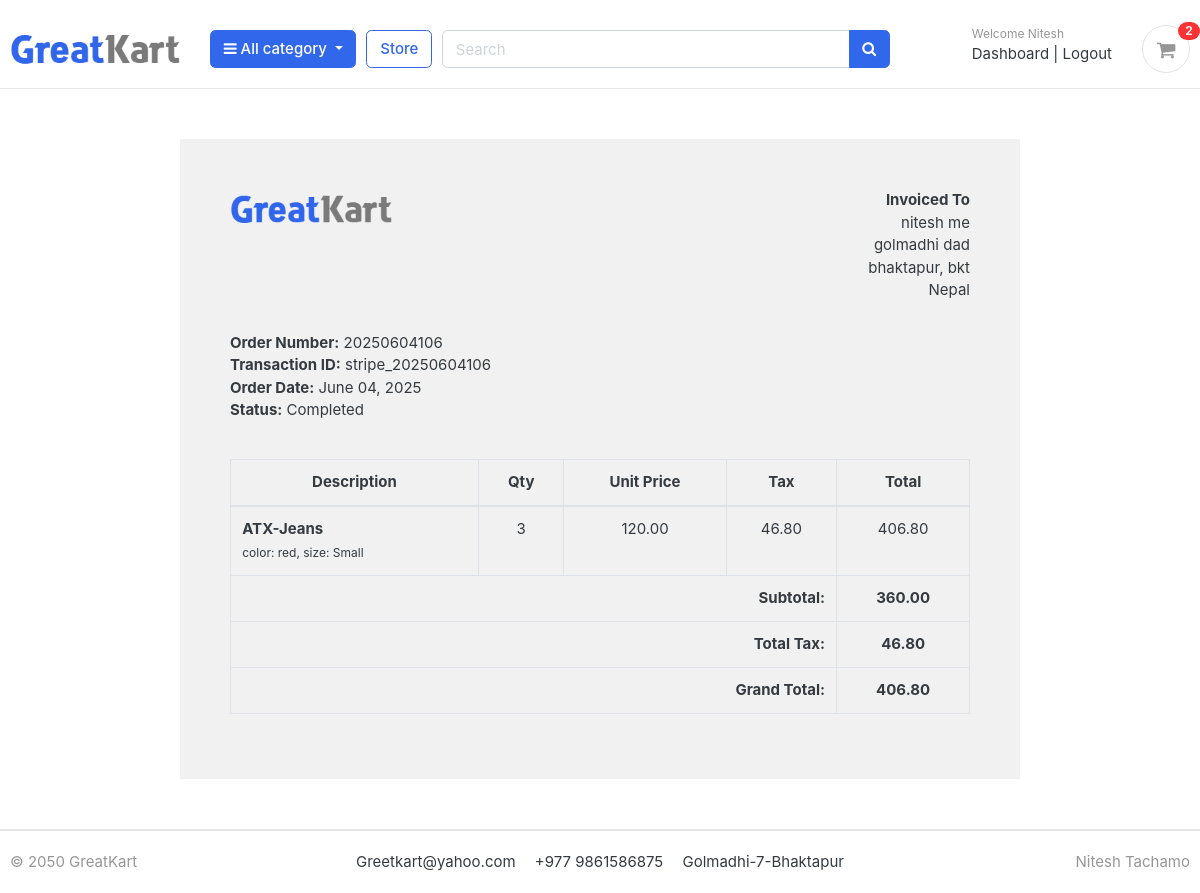
Screenshot of /accounts/order_detail/20250604106/ (signed in) with the database file from the repository.
### accounts/models.py (models this page shows, shortened)
class Account(AbstractBaseUser):
    first_name=models.CharField(max_length=50)
    last_name=models.CharField(max_length=50)
    username=models.CharField(max_length=50,unique=True)
    email=models.EmailField(max_length=100,unique=True)
    phone_number=models.CharField(max_length=50)
    date_joined=models.DateTimeField(auto_now_add=True)
    last_login=models.DateTimeField(auto_now_add=True)
    is_admin =models.BooleanField(default=False)
    is_staff =models.BooleanField(default=False)
    is_active =models.BooleanField(default=False)
    is_superadmin =models.BooleanField(default=False)
    USERNAME_FIELD='email'
    REQUIRED_FIELDS=['username','first_name','last_name']
    objects=MyAccountManager()

### orders/models.py (models this page shows, shortened)
class Order(models.Model):
    STATUS_CHOICES = (
    ('New', 'New'),
    ('Accepted', 'Accepted'),
    ('Completed', 'Completed'),
    ('Cancelled', 'Cancelled'),
    )
    user = models.ForeignKey(Account, on_delete=models.SET_NULL, null=True)
    payment = models.ForeignKey('Payment', on_delete=models.SET_NULL, blank=True, null=True)
    order_number = models.CharField(max_length=20)
    first_name = models.CharField(max_length=50)
    last_name = models.CharField(max_length=50)
    phone = models.CharField(max_length=15)
    email = models.EmailField(max_length=100)
    address_line_1 = models.CharField(max_length=100)
    address_line_2 = models.CharField(max_length=100, blank=True)
    country = models.CharField(max_length=50)
    state = models.CharField(max_length=50)
    city = models.CharField(max_length=50)
    order_note = models.TextField(blank=True)
    order_total = models.FloatField()
    tax = models.FloatField()
    status = models.CharField(max_length=10, choices=STATUS_CHOICES, default='New')
    ip = models.CharField(max_length=20, blank=True)
    is_ordered = models.BooleanField(default=False)
    created_at = models.DateTimeField(auto_now_add=True)
    updated_at = models.DateTimeField(auto_now=True)
    def full_name(self):
        return f'{self.first_name} {self.last_name}'
    def full_address(self):
        return f'{self.address_line_1} {self.address_line_2}'

class Payment(models.Model):
    user=models.ForeignKey(Account,on_delete=models.CASCADE)
    payment_id = models.CharField(max_length=100, primary_key=True)
    payment_method = models.CharField(max_length=100)
    amount_paid=models.CharField(max_length=50)
    status=models.CharField(max_length=50)
    created_at=models.DateTimeField(auto_now_add=True)

class OrderProduct(models.Model):
    order = models.ForeignKey(Order, on_delete=models.CASCADE)
    payment = models.ForeignKey(Payment, on_delete=models.SET_NULL, blank=True, null=True)
    user = models.ForeignKey(Account, on_delete=models.CASCADE)
    product = models.ForeignKey(Product,on_delete=models.CASCADE)
    variations = models.ManyToManyField(Variation, blank=True)  # For size, color, etc.
    tax = models.DecimalField(max_digits=10, decimal_places=2, default=Decimal('0.00'))
    quantity = models.IntegerField()
    product_price = models.FloatField()
    ordered = models.BooleanField(default=False)
    created_at = models.DateTimeField(auto_now_add=True)
    updated_at = models.DateTimeField(auto_now=True)

### store/models.py (models this page shows, shortened)
class Product(models.Model):
    product_name=models.CharField(max_length=200,unique=True)
    slug=models.SlugField(max_length=255,unique=True)
    description =models.TextField(max_length=500,blank=True)
    price=models.IntegerField()
    images=models.ImageField(upload_to='photos/products')
    stock=models.IntegerField()
    is_available=models.BooleanField(default=True)
    category =models.ForeignKey(Category,on_delete=models.CASCADE)
    created_date=models.DateTimeField(auto_now_add=True)
    modified_date=models.DateTimeField(auto_now=True)

class Variation(models.Model):
    product=models.ForeignKey(Product,on_delete=models.CASCADE)
    variation_category=models.CharField(max_length=100,choices=variation_category_choice)
    variation_value=models.CharField(max_length=100)
    is_active=models.BooleanField(default=True)
    created_data=models.DateTimeField(auto_now_add=True)
    objects=VariationManager()

### accounts/views.py (the view)
# urls.py: path('order_detail/<int:order_id>/',views.order_detail,name="order_detail"),
@login_required
def order_detail(request, order_id):
    order = get_object_or_404(Order, order_number=order_id)
    payment = order.payment
    order_items = OrderProduct.objects.filter(order=order)
    subtotal = Decimal('0.00')
    total_tax = Decimal('0.00')
    for item in order_items:
        price = Decimal(str(item.product_price))
        quantity = item.quantity
        item_total = price * quantity
        tax = item_total * Decimal('0.13')  # assuming 13% tax
        subtotal += item_total
        total_tax += tax
        item.total = item_total + tax
        item.tax = tax  # set dynamically for template use
    grand_total = subtotal + total_tax
    context = {
        'order_detail': order_items,
        'order': order,
        'payment': payment,
        'subtotal': subtotal,
        'total_tax': total_tax,
        'grand_total': grand_total,
    }
    return render(request, 'accounts/order_detail.html', context)

### carts/context_processors.py (called while the page is built)
def counter(request):
    cart_count=0
    if 'admin' in request.path:
        return{}
    else:
        try:
            cart=Cart.objects.filter(cart_id=_cart_id(request))
            if request.user.is_authenticated:
                cart_items=CartItem.objects.all().filter(user=request.user)
            else:
                cart_items=CartItem.objects.all().filter(cart=cart[:1])
            for cart_item in cart_items:
                cart_count += cart_item.quantity
        except Cart.DoesNotExist:
            cart_count=0
    return dict(cart_count=cart_count)

### carts/views.py (called while the page is built)
def _cart_id(request):
    cart = request.session.session_key
    if not cart:
        cart = request.session.create()
    return cart

### category/context_processors.py (called while the page is built)
def menu_links(request):
    links = Category.objects.all()
    return dict(links=links)

### category/models.py (called while the page is built)
    def get_url(self):
        return reverse('products_by_category', args=[self.slug])

### templates/accounts/order_detail.html
{% extends 'base.html' %}
{% load static %}
{% block content %}
<div class="container" style="margin: 0 auto; width: 70%; padding: 50px; background: #f1f1f1; margin-top: 50px; margin-bottom: 50px;">
    <div class="row invoice row-printable">
        <div class="col-md-12">
            <div class="panel panel-default plain" id="dash_0">
                <div class="panel-body p30">
                    <div class="row">
                        <div class="col-lg-6">
                            <div class="invoice-logo">
                                <img src="{% static 'images/logo.png' %}" alt="Invoice logo" style="max-height: 40px;">
                            </div>
                        </div>
                        <div class="col-lg-6 text-right">
                            <ul class="list-unstyled">
                                <li><strong>Invoiced To</strong></li>
                                <li>{{ order.full_name }}</li>
                                <li>{{ order.full_address }}</li>
                                <li>{{ order.city }}, {{ order.state }}</li>
                                <li>{{ order.country }}</li>
                            </ul>
                        </div>
                        <div class="col-lg-12 mt-3">
                            <div class="invoice-details well">
                                <ul class="list-unstyled mb0">
                                    <li><strong>Order Number:</strong> {{ order.order_number }}</li>
                                    <li><strong>Transaction ID:</strong> {{ payment.payment_id }}</li>
                                    <li><strong>Order Date:</strong> {{ order.created_at|date:"F d, Y" }}</li>
                                    <li><strong>Status:</strong> {{ payment.status }}</li>
                                </ul>
                            </div>
                        </div>
                    </div>
                    <div class="invoice-items mt-4">
                        <div class="table-responsive">
                            <table class="table table-bordered">
                                <thead>
                                    <tr>
                                        <th class="text-center">Description</th>
                                        <th class="text-center">Qty</th>
                                        <th class="text-center">Unit Price</th>
                                        <th class="text-center">Tax</th>
                                        <th class="text-center">Total</th>
                                    </tr>
                                </thead>
                                <tbody>
                                    {% for item in order_detail %}
                                    <tr>
                                        <td>
                                            <strong>{{ item.product.product_name }}</strong>
                                            {% if item.variations.all %}
                                                <br>
                                                <small>
                                                    {% for variation in item.variations.all %}
                                                        {{ variation.variation_category }}: {{ variation.variation_value }}{% if not forloop.last %}, {% endif %}
                                                    {% endfor %}
                                                </small>
                                            {% endif %}
                                        </td>
                                        <td class="text-center">{{ item.quantity }}</td>
                                        <td class="text-center">{{ item.product_price|floatformat:2 }}</td>
                                        <td class="text-center">{{ item.tax|floatformat:2 }}</td>
                                        <td class="text-center">{{ item.total|floatformat:2 }}</td>
                                    </tr>
                                    {% endfor %}
                                </tbody>
                                <tfoot>
                                    <tr>
                                        <th colspan="4" class="text-right">Subtotal:</th>
                                        <th class="text-center">{{ subtotal|floatformat:2 }}</th>
                                    </tr>
                                    <tr>
                                        <th colspan="4" class="text-right">Total Tax:</th>
                                        <th class="text-center">{{ total_tax|floatformat:2 }}</th>
                                    </tr>
                                    <tr>
                                        <th colspan="4" class="text-right">Grand Total:</th>
                                        <th class="text-center">{{ grand_total|floatformat:2 }}</th>
                                    </tr>
                                </tfoot>
                            </table>
                        </div>
                    </div>
                </div>
            </div>
        </div>
    </div>
</div>
{% endblock %}

### templates/includes/navbar.html (shortened to what this page needs)
{% load static %}
<header class="section-header">
    <section class="header-main border-bottom" style="margin-top: 10px;">
        <div class="container">
    <div class="row align-items-center">
        <div class="col-lg-2 col-md-3 col-6">
            <a href="/" class="brand-wrap">
                <img class="logo" src="{% static 'images/logo.png' %}">
            </a>
        </div>
        <div class="col-lg col-sm col-md col-6 flex-grow-0">
            <div class="category-wrap dropdown d-inline-block float-right">
                <button type="button" class="btn btn-primary dropdown-toggle" data-toggle="dropdown">
                    <i class="fa fa-bars"></i> All category
                </button>
            </div>
        </div>
        <a href="{% url 'store' %}" class="btn btn-outline-primary">Store</a>
        <div class="col-lg col-md-6 col-sm-12 col">
            <form action=" {% url "search" %}" class="search" method="GET">
                <div class="input-group w-100">
                    <input type="text" class="form-control" style="width:60%;" placeholder="Search" name="keyword">
                    <div class="input-group-append">
                      <button class="btn btn-primary" type="submit">
                        <i class="fa fa-search"></i>
                      </button>
                    </div>
                </div>
            </form>
        </div>
        <div class="col-lg-3 col-sm-6 col-8 order-2 order-lg-3">
            <div class="d-flex justify-content-end mb-3 mb-lg-0">
                {% if user.is_authenticated %}
                <div class="widget-header">
                    <small class="title text-muted">Welcome {{ user.first_name }}</small>
                    <div>
                        <a href="{% url "dashboard" %}">Dashboard</a> <span class="dark-transp"> | </span>
                        <a href="{% url 'logout' %}">Logout</a>
                    </div>
                </div>
            {% endif %}
                <a href=" {% url "cart" %}" class="widget-header pl-3 ml-3">
                    <div class="icon icon-sm rounded-circle border"><i class="fa fa-shopping-cart"></i></div>
                    <span class="badge badge-pill badge-danger notify">{{ cart_count}}</span>
                </a>
            </div>
        </div>
    </div>
        </div>
    </section>
    </header>

### GreetKart/static/css/ui.css (style rules this page uses)
html { font-family: "Inter", sans-serif; font-size: 15px; }
.icon-xs, .icon-sm, .icon-md, .icon-lg { display: inline-block; text-align: center; flex-shrink: 0; flex-grow: 0; }
.icon-sm { width: 48px; height: 48px; line-height: 48px !important; font-size: 20px; }
.header-main { position: relative; padding-top: 1rem; padding-bottom: 1rem; }
.brand-wrap .logo, .navbar-brand .logo { margin-right: 7px; max-height: 42px; display: inline-block; }
.widget-header { display: inline-block; vertical-align: middle; position: relative; }
.widget-header a { color: #343a40; }
.widget-header i { color: #969696; }
.widget-header .title { display: block; }
.widget-header .notify { position: absolute; top: -3px; right: -10px; }
[class*=list-] li:after { visibility: hidden; display: block; content: ""; overflow: hidden; height: 0; clear: both; }
.notify { position: absolute; top: -4px; right: -10px; display: inline-block; padding: 0.25em 0.6em; font-size: 12px; line-height: 1; text-align: center; border-radius: 3rem; color: #fff; background-color: #fa3434; }

### rows the page displays
Account: first_name "Nitesh"
Order: full_name "nitesh me", full_address "golmadhi dad", city "bhaktapur", state "bkt", country "Nepal", order_number "20250604106", created_at "June 04, 2025"
Payment: payment_id "stripe_20250604106", status "Completed"
OrderProduct: product.product_name "ATX-Jeans", quantity "3", product_price "120.00", tax "46.80", total "406.80"
Variation: variation_category "color", variation_value "red"
Variation: variation_category "size", variation_value "Small"

### other values shown
{{ cart_count }} "2"
{{ subtotal|floatformat:2 }} "360.00"
{{ total_tax|floatformat:2 }} "46.80"
{{ grand_total|floatformat:2 }} "406.80"
